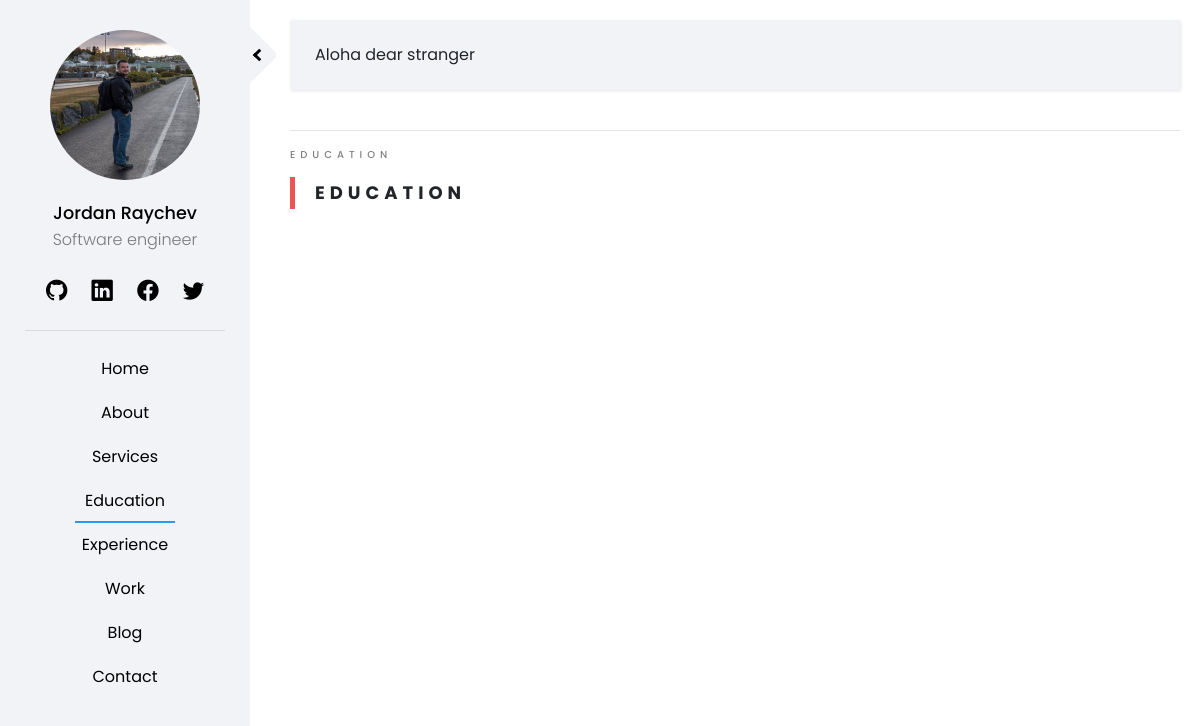
The page /pages/education/ on the database as committed earlier.
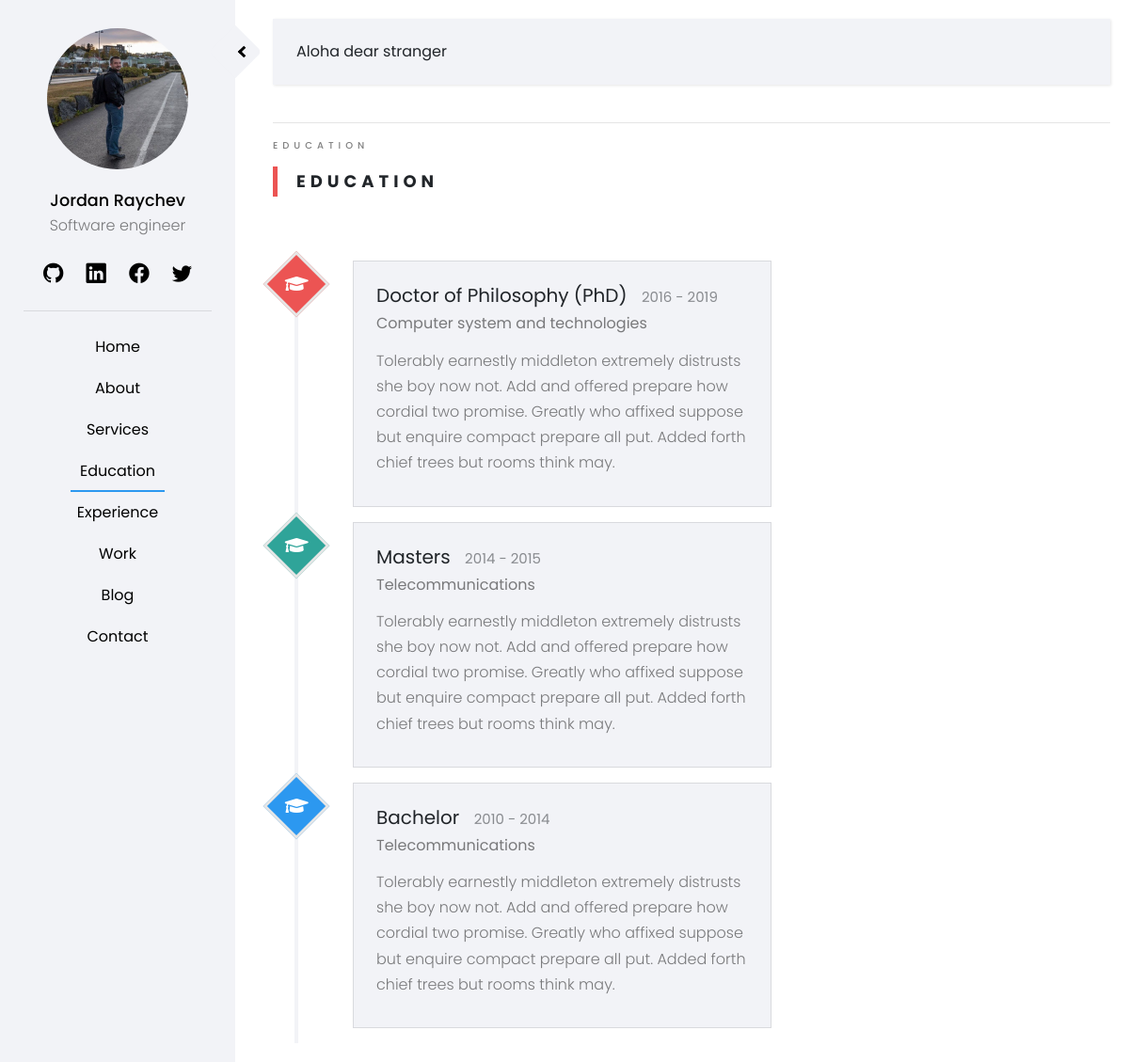
The same page on the database as committed later.
### staticpages/models.py (models this page shows)
class Education(models.Model):
    degree_name = models.CharField(max_length=50)
    degree_field = models.CharField(max_length=50)
    degree_year = models.CharField(max_length=50)
    degree_description = models.TextField(max_length=300)

### staticpages/views.py (the view)
# urls.py: path('education/', EducationView.as_view(), name='education'),
class EducationView(TemplateView):
    template_name = 'staticpages/education.html'
    def get_context_data(self, **kwargs):
        context =  super(EducationView,self).get_context_data(**kwargs)
        educations = Education.objects.all()
        context['educations'] = educations
        return context

### templates/staticpages/education.html (shortened to what this page needs)
{% extends 'home/base.html' %}
{% load crispy_forms_tags %}
{% load static %}
{% block content %}
<div class = "row">
    <div class = "col-sm-12">
        <span class="heading-meta">Education</span>
        <h2 class="heading">Education</h2>
    </div>
</div>
<div class = "container-fluid timeline-container">
    {% for education in educations %}
    <div class="row">
        <div class="timeline-circle timeline-badge-{{ forloop.counter }} fadeInUp-{{ forloop.counter }}">
            <i class="timeline-icon fas fa-graduation-cap"></i>
        </div>
        <div class = "timeline-box fadeInRight-{{ forloop.counter }}">
            <h4> {{ education.degree_name }} <span> {{ education.degree_year }} </span></h4>
            <h3> {{ education.degree_field }} </h3>
            <p>
                {{ education.degree_description }}
            </p>
        </div>
    </div>
    {% endfor %}
</div>
{% endblock %}

Rows that differ between the two databases and show on the page:
added Education: degree_name "Doctor of Philosophy (PhD)", degree_year "2016 - 2019", degree_field "Computer system and technologies", degree_description "Tolerably earnestly middleton extremely distrusts she boy now not. Add and offered prepare how cordial two promise. Greatly who affixed suppose but enquire compact prepare all put. Added forth chief trees but rooms think may."
added Education: degree_name "Masters", degree_year "2014 - 2015", degree_field "Telecommunications", degree_description "Tolerably earnestly middleton extremely distrusts she boy now not. Add and offered prepare how cordial two promise. Greatly who affixed suppose but enquire compact prepare all put. Added forth chief trees but rooms think may."
added Education: degree_name "Bachelor", degree_year "2010 - 2014", degree_field "Telecommunications", degree_description "Tolerably earnestly middleton extremely distrusts she boy now not. Add and offered prepare how cordial two promise. Greatly who affixed suppose but enquire compact prepare all put. Added forth chief trees but rooms think may."
